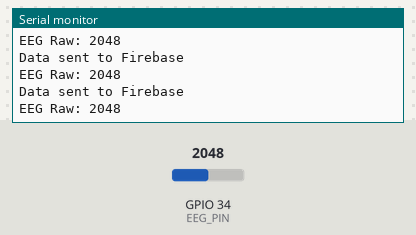
Simulated run of this sketch. Board: ESP32. Parts: the last lines printed to the serial monitor. The test bench sets the inputs (shaded band); at power-on: GPIO 34 (EEG_PIN) = 2048. WiFi joins after 1.5 s; servers stay silent unless stated.

Above: at 3.7 s.
3.8 s: GPIO 34 (EEG_PIN) set to 2866
At 3.99 s:
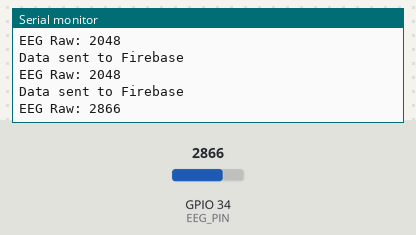
5.3 s: GPIO 34 (EEG_PIN) set to 3603
At 5.34 s:
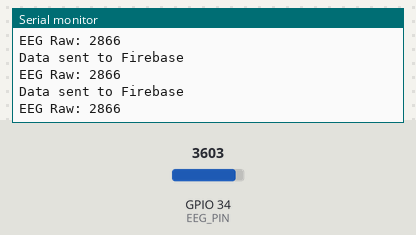
Timing chart, 0 to 8.3 s (numbered marks = the images above; inputs shaded):
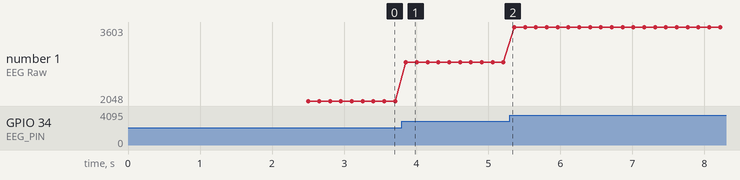

Measured:
- after the input at 3.8 s, the serial monitor: prints a new line after 0.06 s (image 1)
- plotted number 1: 2048 → 2866 after the input at 3.8 s, 2866 → 3603 after the input at 5.3 s

The sketch:

ESP32toFBRealTimeEEGdata.ino
```cpp
#include <WiFi.h>
#include <Firebase_ESP_Client.h>

// Replace with your network credentials
#define WIFI_SSID "Shobhit_University_BT1"
#define WIFI_PASSWORD "0000000000@123"

// Firebase project credentials
#define API_KEY "AIzaSyD6OBjBl6GB7iTMjNhgL25GkCC7NtdF8iU"
#define DATABASE_URL "https://realtimeeegdatafb-default-rtdb.asia-southeast1.firebasedatabase.app/"

// Firebase and auth objects
FirebaseData fbdo;
FirebaseAuth auth;
FirebaseConfig config;

// For EEG analog input
const int EEG_PIN = 34;  // Use GPIO34 for analog input (adjust based on wiring)

unsigned long sendDataPrevMillis = 0;
bool signupOK = false;

void setup() {
  Serial.begin(115200);
  delay(1000);

  WiFi.begin(WIFI_SSID, WIFI_PASSWORD);
  Serial.print("Connecting to Wi-Fi");
  while (WiFi.status() != WL_CONNECTED) {
    Serial.print(".");
    delay(300);
  }
  Serial.println();
  Serial.println("Connected to Wi-Fi");

  // Firebase configuration
  config.api_key = API_KEY;
  config.database_url = DATABASE_URL;

  // Anonymous sign-in
  auth.user.email = "";
  auth.user.password = "";

  Firebase.begin(&config, &auth);
  Firebase.reconnectWiFi(true);

  // Wait for token generation
  while (auth.token.uid == "") {
    delay(1000);
    Serial.print(".");
  }
  Serial.println("Firebase ready");
}

void loop() {
  unsigned long currentMillis = millis();

  // Send data every 100 ms (10 Hz sampling rate; adjust as needed)
  if (currentMillis - sendDataPrevMillis > 100) {
    sendDataPrevMillis = currentMillis;

    int eegRaw = analogRead(EEG_PIN);  // Read EEG signal

    Serial.print("EEG Raw: ");
    Serial.println(eegRaw);

    // Send to Firebase (under "/EEG/raw" path)
    if (Firebase.RTDB.setInt(&fbdo, "/EEG/raw", eegRaw)) {
      Serial.println("Data sent to Firebase");
    } else {
      Serial.print("Firebase Error: ");
      Serial.println(fbdo.errorReason());
    }
  }
}
```
